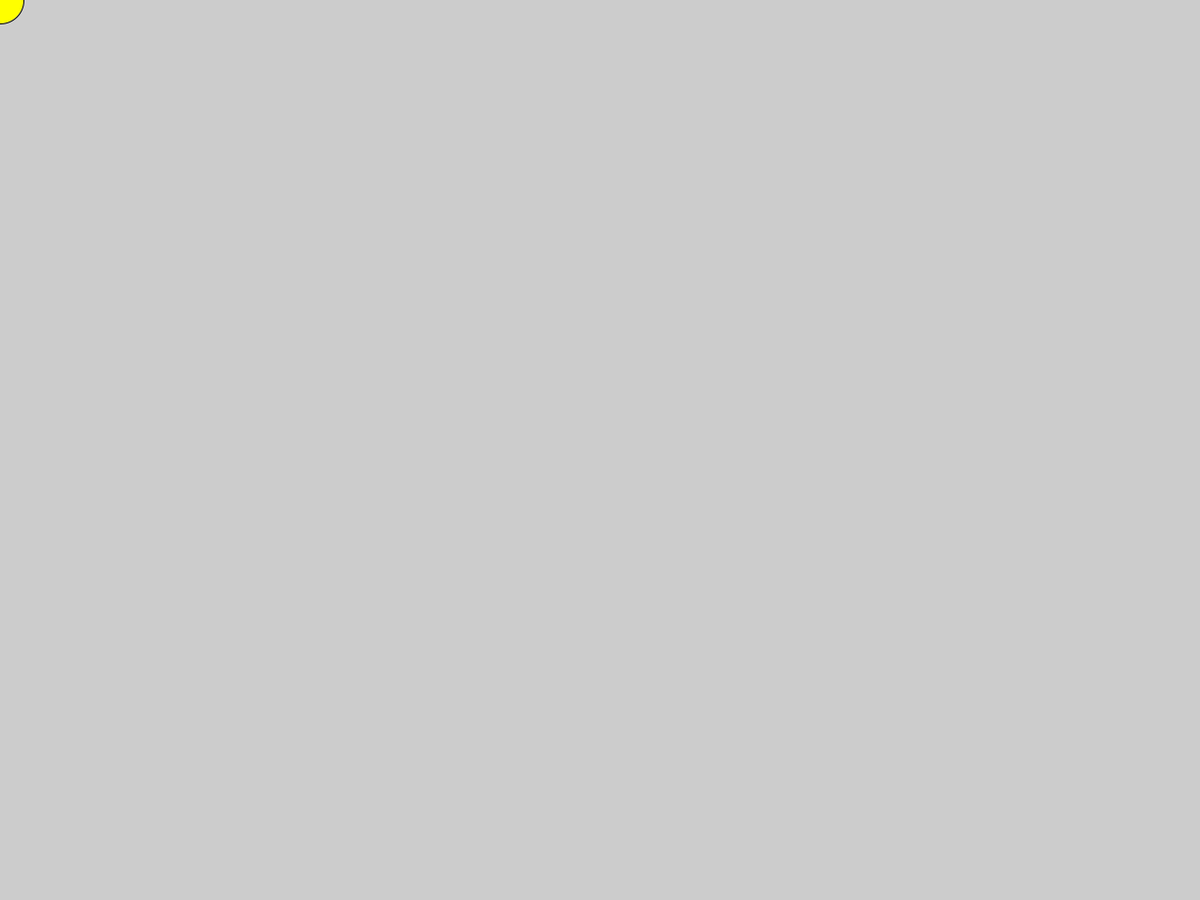
Frame 1 (no input)
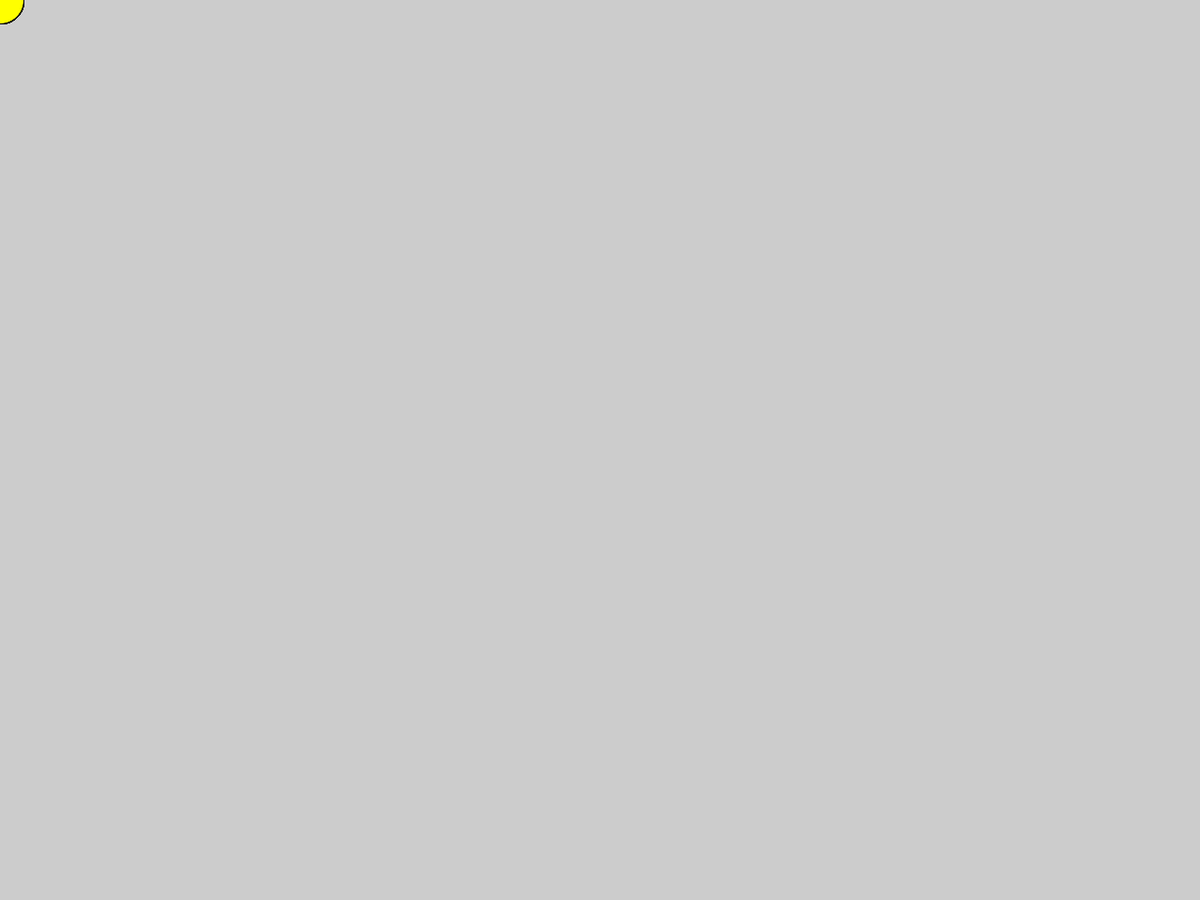
Frame 60 (the mouse pressed at the canvas centre just before this capture)
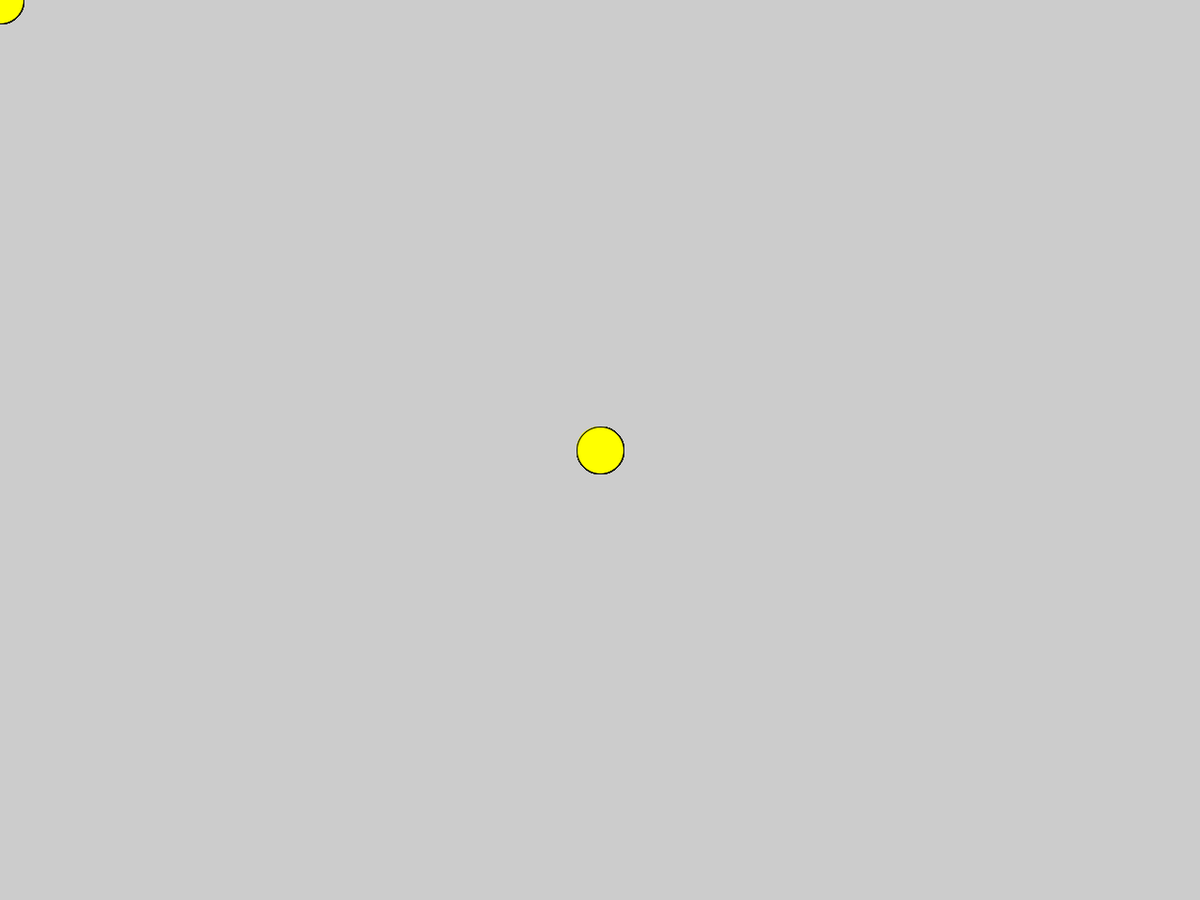
Frame 120 (the mouse held since frame 60 and released just before this capture)

The Processing sketch that drew these frames (run headless with seeded random() and noise(); from frame 60 on, the mouse is pressed at the canvas centre):

// Processing sketch: prh2
// ── prh2.pde


void setup() {
  size(1280,960);
  clear();
}

void draw() {
  int mX = mouseX;
  int mY = mouseY;
  
  clear();
  dot(mX, mY, 50, 50);
}

void dot(int x, int y, int w, int h) {
  fill(255,255,0,255);  // rgba
  ellipse(x, y, w, h);
}
